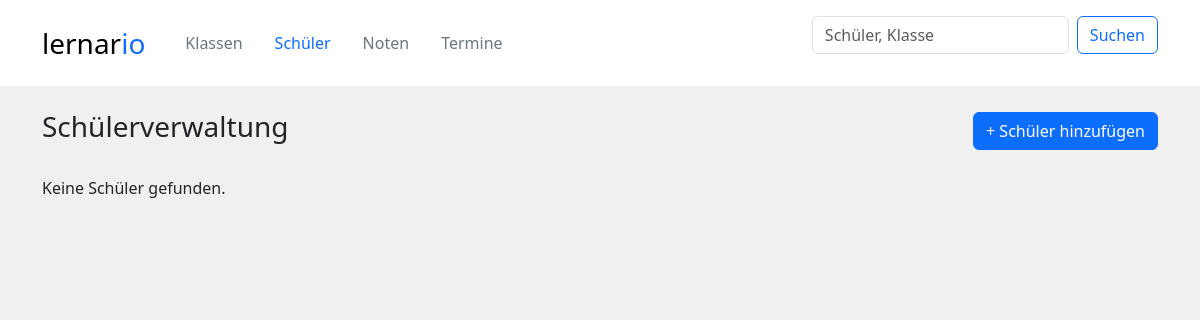
/schueler/, run on an earlier commit of the app's database.
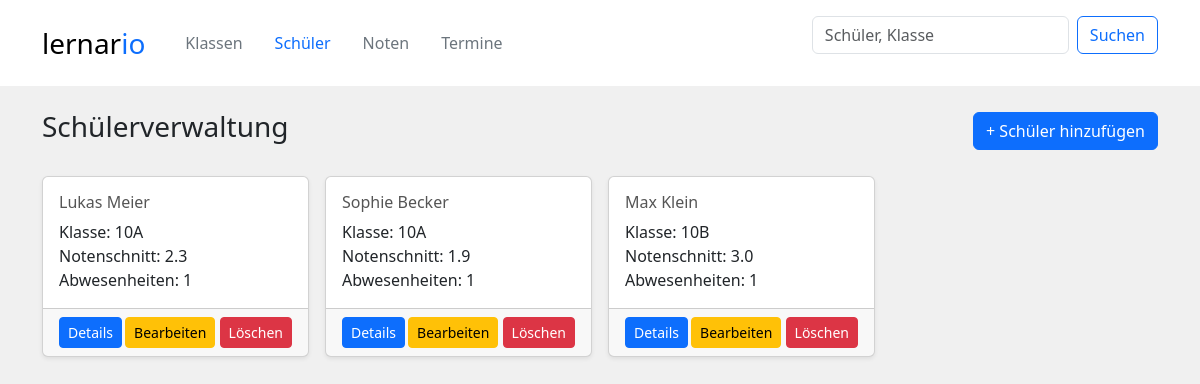
And on a later commit of the database.
### tables this page shows
CREATE TABLE schueler (
    schueler_id INTEGER PRIMARY KEY,
    klasse_id INTEGER,
    vorname TEXT,
    nachname TEXT,
    FOREIGN KEY (klasse_id) REFERENCES klassen(klasse_id) ON DELETE CASCADE
);

### controllers/student_controller.py (the view)
@schueler_bp.route('/', methods=['GET'])
def uebersicht():
    schueler_liste = schueler_service.gib_alle_schueler_mit_grundinformationen()
    return render_template("schueler.html", schueler_liste=schueler_liste, active_page="schueler")

### services/schueler_service.py (called while the page is built)
def gib_alle_schueler_mit_grundinformationen():
    data = query_db(
        """
        select
            schueler.schueler_id,
            schueler.vorname,
            schueler.nachname,
            klassen.klassenname,
            COUNT(DISTINCT abwesenheiten.abwesenheit_id) AS abwesenheiten,
            ROUND(AVG(noten.note), 1) AS notenschnitt
        from schueler
            left JOIN klassen ON schueler.klasse_id = klassen.klasse_id
            left JOIN abwesenheiten ON schueler.schueler_id = abwesenheiten.schueler_id
            left JOIN noten ON schueler.schueler_id = noten.schueler_id
        GROUP BY noten.schueler_id
    """)
    return data

### services/sqllite_db.py (called while the page is built)
def query_db(query, params=(), commit=False):
    with sqlite3.connect(DB_PATH) as conn:
        conn.execute("PRAGMA foreign_keys = ON")#Wichtig damit ON DELETE CASCADE funktioniert
        conn.row_factory = sqlite3.Row
        cursor = conn.cursor()
        cursor.execute(query, params)
        if commit:
            conn.commit()
        data = cursor.fetchall()
        return [dict(row) for row in data]

### templates/schueler.html (shortened to what this page needs)
{% extends "components/layout.html" %}
{% block content %}
<div class="container py-4">
    <div class="d-flex justify-content-between align-items-center mb-4">
        <h3>Schülerverwaltung</h3>
        <a href="/schueler/hinzufuegen" class="btn btn-primary">+ Schüler hinzufügen</a>
    </div>
    <div class="row row-cols-1 row-cols-md-3 row-cols-lg-4 g-3">
        {% for schueler in schueler_liste %}
        <div class="col">
          <div class="card h-100 shadow-sm">
            <div class="card-body">
              <h5 class="card-title">{{ schueler.vorname }} {{ schueler.nachname }}</h5>
              <p class="card-text">
                Klasse: {{ schueler.klassenname }}<br>
                Notenschnitt: {{ schueler.notenschnitt }}<br>
                Abwesenheiten: {{ schueler.abwesenheiten }}
              </p>
            </div>
            <div class="card-footer d-flex justify-content-between">
              <a href="/schueler/{{ schueler.schueler_id }}" class="btn btn-sm btn-primary">Details</a>
              <div>
                <a href="/schueler/{{ schueler.schueler_id }}/bearbeiten" class="btn btn-sm btn-warning">Bearbeiten</a>
                <a href="/schueler/{{ schueler.schueler_id }}/loeschen" class="btn btn-sm btn-danger">Löschen</a>
              </div>
            </div>
          </div>
        </div>
        {% else %}
        <p>Keine Schüler gefunden.</p>
        {% endfor %}
      </div>
</div>
{% endblock %}

### templates/components/layout.html (shortened to what this page needs)
<!DOCTYPE html>
<html lang="de">
<head>
    <link href="https://cdn.jsdelivr.net/npm/bootstrap@5.3.3/dist/css/bootstrap.min.css" rel="stylesheet"
>
</head>
<body>
    {% block content %}{% endblock %}
</body>
</html>

### templates/components/header.html (shortened to what this page needs)
<nav class="navbar py-3 navbar-expand-lg bg-white">
    <div class="container">
        <a class="navbar-brand fs-3 fw-medium me-4" href="{{ url_for('homepage') }}">lernar<span
                class="text-primary">io</span></a>
        <div class="collapse navbar-collapse" id="navbarSupportedContent">
            <ul class="nav me-auto mb-lg-0">
                <li>
                    <a href="{{ url_for('klassen.uebersicht') }}"
                        class="nav-link link-secondary{% if active_page == 'klassen' %}active {% endif %}">
                        Klassen
                    </a>
                </li>
                <li>
                    <a href="{{ url_for('schueler.uebersicht') }}"
                        class="nav-link link-secondary{% if active_page == 'schueler' %}active {% endif %}">
                        Schüler
                    </a>
                </li>
                <li>
                    <a href="{{ url_for('noten') }}"
                        class="nav-link link-secondary{% if active_page == 'noten' %}active {% endif %}">Noten</a>
                </li>
                <li>
                    <a href="{{ url_for('termine') }}"
                        class="nav-link link-secondary{% if active_page == 'termine' %}active {% endif %}">Termine</a>
                </li>
            </ul>
            <form class="d-flex" role="search">
                <input class="form-control me-2" type="search" placeholder="Schüler, Klasse" aria-label="Schüler">
                <button class="btn btn-outline-primary" type="submit">Suchen</button>
            </form>
        </div>
    </div>
</nav>

### templates/components/layout.html (style rules this page uses)
body { background: linear-gradient(310deg, rgb(240, 240, 240) 0%, rgb(240, 240, 240) 100%); font-family: 'Segoe UI', sans-serif; }
.card-title { color: #555; font-size: 1rem; }

What changed in the data, as far as the page shows it:
added schueler: vorname "Lukas", nachname "Meier", klassenname "10A", notenschnitt "2.3", abwesenheiten "1"
added schueler: vorname "Sophie", nachname "Becker", klassenname "10A", notenschnitt "1.9", abwesenheiten "1"
added schueler: vorname "Max", nachname "Klein", klassenname "10B", notenschnitt "3.0", abwesenheiten "1"
Also different on the page:
text no longer shown: "Keine Schüler gefunden."
